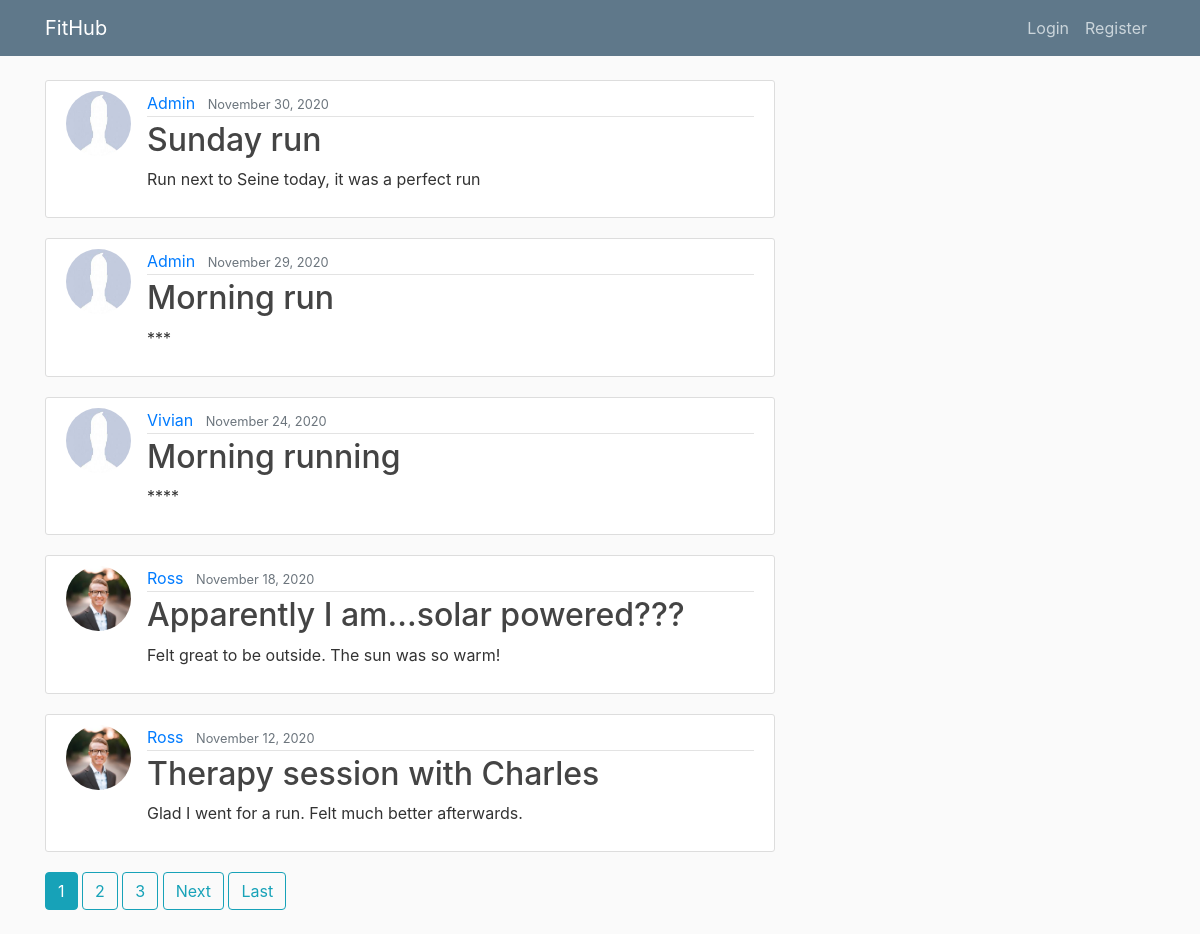
Before: / with the older database file.
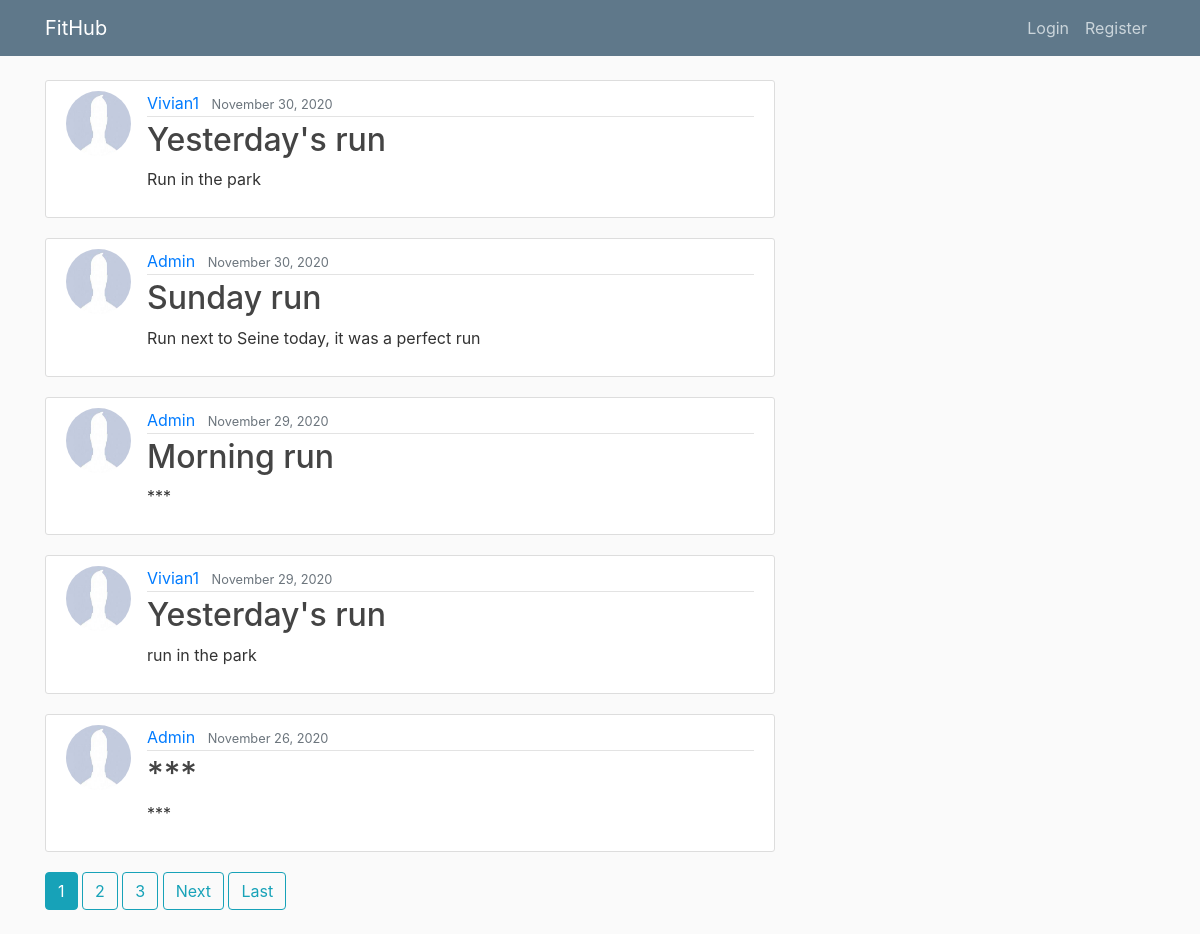
After: the same page with the newer database file.
### blog/models.py (models this page shows, shortened)
class Workout(models.Model):
    date = models.DateTimeField(default=timezone.now)
    start_time = models.DateTimeField(default=timezone.now)
    end_time = models.DateTimeField(default=timezone.now)
    title = models.CharField(max_length=75)
    description = models.TextField()
    class SportChoices(models.TextChoices):
        CYCLING = 'Cycling', _('Cycling')
        HIKING = 'Hiking', _('Hiking')
        LIFTING = 'Lifting Weights', _('Lifting Weights')
        RUNNING = 'Running', _('Running')
        SWIMMING = 'Swimming', _('Swimming')
        WALKING = 'Walking', _('Walking')
        YOGA = 'Yoga', _('Yoga')
    sport = models.CharField(
        max_length=15,
        choices=SportChoices.choices,
        default=SportChoices.RUNNING,
        blank=False
    )
    class TypeChoices(models.TextChoices):
        DISTANCE = 'Distance', _('Distance')
        INTERVAL = 'Interval', _('Interval')
        NONE = 'None', _('None')
        RACE = 'Race', _('Race')
        STRESS = 'Stress Relief', _('Stress Relief')
        TYPE_WORKOUT = 'Workout', _('Workout')
    type = models.CharField(
        max_length=15,
        choices=TypeChoices.choices,
        default=TypeChoices.NONE,
        blank=False
    )
    distance = models.DecimalField(max_digits=5, decimal_places=2)
    class MetChoices(models.TextChoices):
        EASY = 'Easy', _('Easy')
        MODERATE = 'Medium', _('Moderate')
        HARD = 'Hard', _('Hard')
    workout_intensity = models.CharField(
        max_length=10,
        choices=MetChoices.choices,
        default=MetChoices.MODERATE,
        blank=False
    )
    athlete = models.ForeignKey(User, on_delete=models.CASCADE)

### users/models.py (models this page shows, shortened)
class Profile(models.Model):
	user = models.OneToOneField(User, on_delete = models.CASCADE)
	image = models.ImageField(default='default.jpg', upload_to='profile_pics')

### blog/views.py (the view)
# urls.py: path("",PostListView.as_view(), name="blog-overview"), ## .as_view converts in actual view
class PostListView(ListView):
    model = Workout  # What model to query to create list
    template_name = 'blog/overview.html'  # <app>/<model>_<viewtype>.html -> thats where it looks for by default
    context_object_name = 'workouts'  # normally it would look after "object list" by default to loop over so we have to rename it
    ordering = ['-date']  # - goes from newest to oldest; without it goes from oldest to newest
    paginate_by = 5

### blog/templates/blog/overview.html (shortened to what this page needs)
{% extends "blog/base.html" %}
	{% block content %}
	    {% for workout in workouts %}
	    	<article class="media content-section">
	    		<img class="rounded-circle article-img" src="{{workout.athlete.profile.image.url}}">
			  <div class="media-body">
			    <div class="article-metadata">
			      <a class="mr-2" href="{% url 'user-posts' workout.athlete.username %}">{{ workout.athlete }}</a>
			      <small class="text-muted">{{ workout.date | date:"F j, Y" }}</small>
			    </div>
			    <h2><a class="article-title" href="{% url 'workout-detail' workout.id%}">{{ workout.title }}</a></h2>
			    <p class="article-content">{{ workout.description }}</p>
			  </div>
			</article>
	    {% endfor %}
	     {% if is_paginated %}
	      {% for num in page_obj.paginator.page_range %}
	        {% if page_obj.number == num %}
	          <a class="btn btn-info mb-4" href="?page={{ num }}">{{ num }}</a>
	        {% elif num > page_obj.number|add:'-3' and num < page_obj.number|add:'3' %}
	          <a class="btn btn-outline-info mb-4" href="?page={{ num }}">{{ num }}</a>
	        {% endif %}
	      {% endfor %}
	      {% if page_obj.has_next %}
	        <a class="btn btn-outline-info mb-4" href="?page={{ page_obj.next_page_number }}">Next</a>
	        <a class="btn btn-outline-info mb-4" href="?page={{ page_obj.paginator.num_pages }}">Last</a>
	      {% endif %}
    	{% endif %}
{% endblock content %}

Changed rows visible on the page:
no longer on this page (row unchanged): Workout: athlete.profile.image (placeholder picture), athlete "Vivian", date "November 24, 2020", title "Morning running", description "****"
no longer on this page (row unchanged): Workout: athlete.profile.image (picture), athlete "Ross", date "November 18, 2020", title "Apparently I am...solar powered???", description "Felt great to be outside. The sun was so warm!"
no longer on this page (row unchanged): Workout: athlete.profile.image (picture), athlete "Ross", date "November 12, 2020", title "Therapy session with Charles", description "Glad I went for a run. Felt much better afterwards."
added Workout: athlete.profile.image (placeholder picture), athlete "Vivian1", date "November 30, 2020", title "Yesterday's run", description "Run in the park"
added Workout: athlete.profile.image (placeholder picture), athlete "Vivian1", date "November 29, 2020", title "Yesterday's run", description "run in the park"
added Workout: athlete.profile.image (placeholder picture), athlete "Admin", date "November 26, 2020", title "***", description "***"
